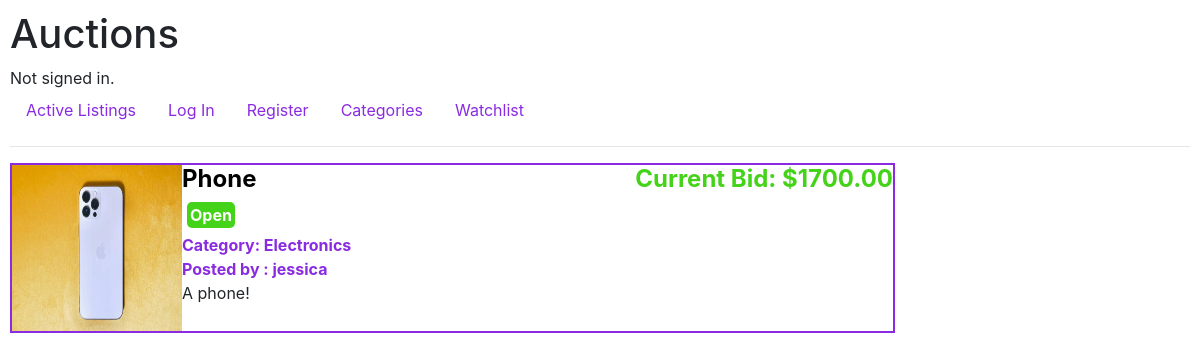
Screenshot of /categories/search/Electronics with the database file from the repository.
### auctions/models.py (models this page shows)
class Listings (models.Model):
    title = models.CharField (max_length = 20)
    description = models.CharField (max_length = 500)
    startingBid = models.DecimalField(max_digits = 9,decimal_places=2)
    currentBid = models.DecimalField(max_digits = 9,decimal_places=2, default= None, blank = True, null = True)
    category = models.ForeignKey (Category, on_delete = models.CASCADE, default = None, related_name = "listings")
    isOpen = models.BooleanField(default = True)
    user = models.ForeignKey (User, on_delete = models.CASCADE, default = 0, related_name = "listings")
    image = models.ImageField(upload_to='images/', blank = True, default = None)

class Category (models.Model):
    category = models.CharField(max_length = 20)

class User(AbstractUser):
    pass
    def __str__ (self):
        return f"{self.username}"

### auctions/views.py (the view)
# urls.py: path("categories/search/<str:category>", views.search, name = "search"),
def search (request, category):
    catObj = Category.objects.get(category = category)
    return render (request, "auctions/search.html", {
        "posts": Listings.objects.filter(category=catObj)
    })

### auctions/templates/auctions/search.html
{% extends "auctions/layout.html" %}
{%block body%}
    {%if posts %}
        {% for post in posts%}
            <div class = "listing">
                {%if post.image%}
                    <img src= "{{ post.image.url }}" class = "scrollView">
                {% endif %}
                <div class = "inside">
                    <h4>
                        <a id = "leftTitle" href = "{% url 'page' post.title post.id %}">{{post.title}}</a>
                        {%if post.bids.all %}
                            <span class = "rightPrice">Current Bid: ${{post.currentBid}}</span>
                        {%else%}
                            <span class = "rightPrice">Starting Bid: ${{post.startingBid}}</span>
                        {%endif%}
                    </h4>
                    <br>
                    {% if post.isOpen %}
                        <div class = "open">Open</div>
                    {%else%}
                        <div class = "closed">Closed</div>
                    {%endif%}
                    <div class = "info">
                        Category: {{post.category.category}}
                        <br>
                        Posted by : {{post.user}}
                    </div>
                    {{post.description}}
                </div>
            </div>
            <br>
        {% endfor%}
    {% else%}
        No posts yet.
    {% endif %}
{% endblock %}

### auctions/static/auctions/styles.css (style rules this page uses)
body { padding: 10px; display: block; }
.listing { border: 2px solid blueviolet; width: 75%; height:170px; }
.scrollView { float : left; width: 170px; height: 166px; }
#leftTitle { font-weight: bold; float:left; color: black; }
.rightPrice { float: right; font-weight: bold; color: rgb(69, 211, 26); }
.info { color: blueviolet; font-weight:bold }
.inside { overflow: hidden; }
.open { background-color: rgb(69, 211, 26); color: white; font-weight: bold; border-radius: 5px; width: fit-content; padding: 1px 3px; margin: 5px; }

### rows the page displays
Listings: image (picture), title "Phone", currentBid "1700.00", isOpen "Open", category.category "Electronics", user "jessica", description "A phone!"
